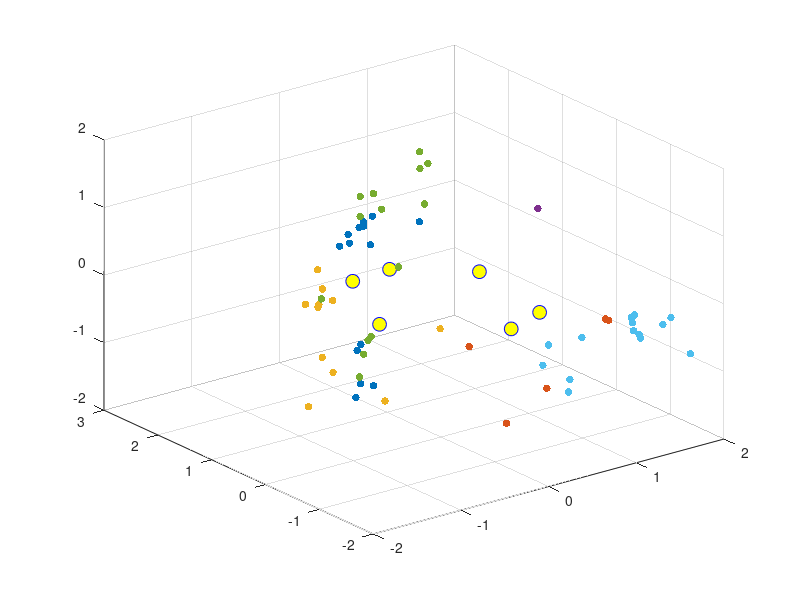

Here is the MATLAB script that generated this plot: (Note: this script raises an error after producing the figure.)
clear all
close all
load("F0_PVT.mat")

%Normalize incoming PVT data
normalizedPVT = normalize(PVT);



%Visualise the output.

%Call the K-Means Clustering algorithm on the data using distance z
%Change the distance metric, repeat the clustering and comment on the change in the
%outcome.
z = "correlation";
[ids, CentralLocations] = kmeans(normalizedPVT(:, :), 6, "Distance", z);

figure;

%Plotting of Data Points
colors = ['r', 'g', 'b', 'm', 'k', 'c'];

% 
for i = 1:6
  color = colors(i);
  scatter3(normalizedPVT(ids==i,1),normalizedPVT(ids==i,2),normalizedPVT(ids==i,3),30,'filled',color); 
  grid on; hold on; 
  
end


%Plotting of Clusters
plot3(CentralLocations(:,1),CentralLocations(:,2),CentralLocations(:,3),'o','Color','b','MarkerSize',10,'MarkerFaceColor','y'); hold on;
legend('Cluster 1','Cluster 2','Cluster 3','Cluster 4','Cluster 5','Cluster 6','Centroids',...
       'Location','NW')
title (sprintf('Cluster Assignments and Centroids - %s', z))
xlabel('Pressure'); ylabel('Vibration'); zlabel('Temperature');
set(gca,'Fontsize',18)
hold off


load("PCAF0Electrodes.mat")
% Now apply bagging (bootstrap aggregation for an ensemble of decision trees) to the electrode
% data that was processed with PCA in section B.2.b. Use a 60 / 40 split for Training / Test data
DataSetSize = size(projectionPrincipalComponents);

%Concatenate Data array with a label column
fullDataset = [projectionPrincipalComponents zeros(DataSetSize(1), 1)];
%Create Labels for Every class
for i = 1:DataSetSize
    fullDataset(i, 4) = floor((i-1)/10) + 1;
end

% Split data into test and training split 40:60
[m,n] = size(fullDataset) ;
P = 0.6 ;
idx = randperm(m)  ;
Training = fullDataset(idx(1:round(P*m)),:) ; 
Testing = fullDataset(idx(round(P*m)+1:end),:) ;


% First tree bagging algorithm for OOB error calculation
treebag = TreeBagger(300,Training(:,1:3),Training(:,4),'SampleWithReplacement', 'on', 'OOBPrediction', 'on');


%Plot the OOB error per tree
figure;
err = oobError(treebag);
plot(err);
xlabel("Tree Number")
ylabel("Out of Bag Error")

%Specify the number of bags / trees you used. Why did you choose this number?

% Created Ensemble of 60 trees after looking at OOB calculation
n = 60;

betterBagging = TreeBagger(n,Training(:,1:3),Training(:,4),'SampleWithReplacement', 'on', 'OOBPrediction', 'on');

r = randi([0 n-1], 1 , 2);

%Visualise two of your generated decision trees.
%Visualise 2 random trees from tree bagger
view(betterBagging.Trees{r(1)}, 'Mode','graph')
view(betterBagging.Trees{r(2)}, 'Mode','graph')

%Run the trained model with the test data. Display a confusion matrix (where the
%object type is the class) and comment on the overall accuracy.
%Predict across all test samples
YFIT = predict(betterBagging, Testing(:, 1:3));


% Converts Cell array to normal array for confusion matrix production
YFIT = cell2mat(YFIT);
YFIT_d = zeros(24,1);
for i = 1:24
   YFIT_d(i,1) = str2double(YFIT(i));
end
%Produces the confusion matrix

C = confusionmat(Testing(:, 4), YFIT_d);

figure;
confusionchart(C)
title("Confusion Matrix Chart")



